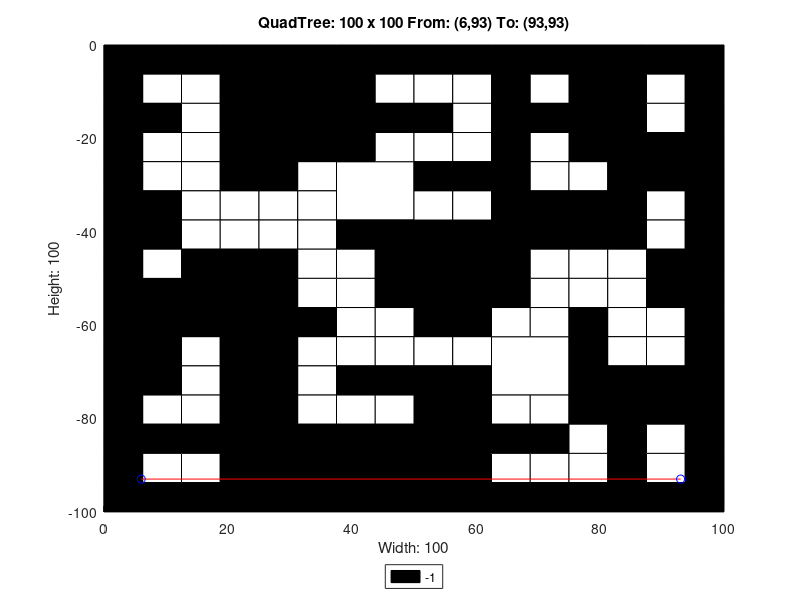

The MATLAB source for this figure:
axis([0 100 -100 0]);
title('QuadTree: 100 x 100 From: (6,93) To: (93,93)');
xlabel('Width: 100');
ylabel('Height: 100');
rectangle('Position',[25 -12.5 12.5 12.5], 'FaceColor',[0 0 0]);
rectangle('Position',[25 -25 12.5 12.5], 'FaceColor',[0 0 0]);
rectangle('Position',[37.5 -37.5 12.5 12.5], 'FaceColor',[1 1 1]);
rectangle('Position',[75 -12.5 12.5 12.5], 'FaceColor',[0 0 0]);
rectangle('Position',[75 -25 12.5 12.5], 'FaceColor',[0 0 0]);
rectangle('Position',[50 -50 12.5 12.5], 'FaceColor',[0 0 0]);
rectangle('Position',[0 -62.5 12.5 12.5], 'FaceColor',[0 0 0]);
rectangle('Position',[12.5 -62.5 12.5 12.5], 'FaceColor',[0 0 0]);
rectangle('Position',[0 -75 12.5 12.5], 'FaceColor',[0 0 0]);
rectangle('Position',[25 -100 12.5 12.5], 'FaceColor',[0 0 0]);
rectangle('Position',[37.5 -100 12.5 12.5], 'FaceColor',[0 0 0]);
rectangle('Position',[50 -62.5 12.5 12.5], 'FaceColor',[0 0 0]);
rectangle('Position',[62.5 -75 12.5 12.5], 'FaceColor',[1 1 1]);
rectangle('Position',[50 -87.5 12.5 12.5], 'FaceColor',[0 0 0]);
rectangle('Position',[50 -100 12.5 12.5], 'FaceColor',[0 0 0]);
rectangle('Position',[0 -6.25 6.25 6.25], 'FaceColor',[0 0 0]);
rectangle('Position',[6.25 -6.25 6.25 6.25], 'FaceColor',[0 0 0]);
rectangle('Position',[0 -12.5 6.25 6.25], 'FaceColor',[0 0 0]);
rectangle('Position',[6.25 -12.5 6.25 6.25], 'FaceColor',[1 1 1]);
rectangle('Position',[12.5 -6.25 6.25 6.25], 'FaceColor',[0 0 0]);
rectangle('Position',[18.75 -6.25 6.25 6.25], 'FaceColor',[0 0 0]);
rectangle('Position',[12.5 -12.5 6.25 6.25], 'FaceColor',[1 1 1]);
rectangle('Position',[18.75 -12.5 6.25 6.25], 'FaceColor',[0 0 0]);
rectangle('Position',[0 -18.75 6.25 6.25], 'FaceColor',[0 0 0]);
rectangle('Position',[6.25 -18.75 6.25 6.25], 'FaceColor',[0 0 0]);
rectangle('Position',[0 -25 6.25 6.25], 'FaceColor',[0 0 0]);
rectangle('Position',[6.25 -25 6.25 6.25], 'FaceColor',[1 1 1]);
rectangle('Position',[12.5 -18.75 6.25 6.25], 'FaceColor',[1 1 1]);
rectangle('Position',[18.75 -18.75 6.25 6.25], 'FaceColor',[0 0 0]);
rectangle('Position',[12.5 -25 6.25 6.25], 'FaceColor',[1 1 1]);
rectangle('Position',[18.75 -25 6.25 6.25], 'FaceColor',[0 0 0]);
rectangle('Position',[37.5 -6.25 6.25 6.25], 'FaceColor',[0 0 0]);
rectangle('Position',[43.75 -6.25 6.25 6.25], 'FaceColor',[0 0 0]);
rectangle('Position',[37.5 -12.5 6.25 6.25], 'FaceColor',[0 0 0]);
rectangle('Position',[43.75 -12.5 6.25 6.25], 'FaceColor',[1 1 1]);
rectangle('Position',[37.5 -18.75 6.25 6.25], 'FaceColor',[0 0 0]);
rectangle('Position',[43.75 -18.75 6.25 6.25], 'FaceColor',[0 0 0]);
rectangle('Position',[37.5 -25 6.25 6.25], 'FaceColor',[0 0 0]);
rectangle('Position',[43.75 -25 6.25 6.25], 'FaceColor',[1 1 1]);
rectangle('Position',[0 -31.25 6.25 6.25], 'FaceColor',[0 0 0]);
rectangle('Position',[6.25 -31.25 6.25 6.25], 'FaceColor',[1 1 1]);
rectangle('Position',[0 -37.5 6.25 6.25], 'FaceColor',[0 0 0]);
rectangle('Position',[6.25 -37.5 6.25 6.25], 'FaceColor',[0 0 0]);
rectangle('Position',[12.5 -31.25 6.25 6.25], 'FaceColor',[1 1 1]);
rectangle('Position',[18.75 -31.25 6.25 6.25], 'FaceColor',[0 0 0]);
rectangle('Position',[12.5 -37.5 6.25 6.25], 'FaceColor',[1 1 1]);
rectangle('Position',[18.75 -37.5 6.25 6.25], 'FaceColor',[1 1 1]);
rectangle('Position',[0 -43.75 6.25 6.25], 'FaceColor',[0 0 0]);
rectangle('Position',[6.25 -43.75 6.25 6.25], 'FaceColor',[0 0 0]);
rectangle('Position',[0 -50 6.25 6.25], 'FaceColor',[0 0 0]);
rectangle('Position',[6.25 -50 6.25 6.25], 'FaceColor',[1 1 1]);
rectangle('Position',[12.5 -43.75 6.25 6.25], 'FaceColor',[1 1 1]);
rectangle('Position',[18.75 -43.75 6.25 6.25], 'FaceColor',[1 1 1]);
rectangle('Position',[12.5 -50 6.25 6.25], 'FaceColor',[0 0 0]);
rectangle('Position',[18.75 -50 6.25 6.25], 'FaceColor',[0 0 0]);
rectangle('Position',[25 -31.25 6.25 6.25], 'FaceColor',[0 0 0]);
rectangle('Position',[31.25 -31.25 6.25 6.25], 'FaceColor',[1 1 1]);
rectangle('Position',[25 -37.5 6.25 6.25], 'FaceColor',[1 1 1]);
rectangle('Position',[31.25 -37.5 6.25 6.25], 'FaceColor',[1 1 1]);
rectangle('Position',[25 -43.75 6.25 6.25], 'FaceColor',[1 1 1]);
rectangle('Position',[31.25 -43.75 6.25 6.25], 'FaceColor',[1 1 1]);
rectangle('Position',[25 -50 6.25 6.25], 'FaceColor',[0 0 0]);
rectangle('Position',[31.25 -50 6.25 6.25], 'FaceColor',[1 1 1]);
rectangle('Position',[37.5 -43.75 6.25 6.25], 'FaceColor',[0 0 0]);
rectangle('Position',[43.75 -43.75 6.25 6.25], 'FaceColor',[0 0 0]);
rectangle('Position',[37.5 -50 6.25 6.25], 'FaceColor',[1 1 1]);
rectangle('Position',[43.75 -50 6.25 6.25], 'FaceColor',[0 0 0]);
rectangle('Position',[50 -6.25 6.25 6.25], 'FaceColor',[0 0 0]);
rectangle('Position',[56.25 -6.25 6.25 6.25], 'FaceColor',[0 0 0]);
rectangle('Position',[50 -12.5 6.25 6.25], 'FaceColor',[1 1 1]);
rectangle('Position',[56.25 -12.5 6.25 6.25], 'FaceColor',[1 1 1]);
rectangle('Position',[62.5 -6.25 6.25 6.25], 'FaceColor',[0 0 0]);
rectangle('Position',[68.75 -6.25 6.25 6.25], 'FaceColor',[0 0 0]);
rectangle('Position',[62.5 -12.5 6.25 6.25], 'FaceColor',[0 0 0]);
rectangle('Position',[68.75 -12.5 6.25 6.25], 'FaceColor',[1 1 1]);
rectangle('Position',[50 -18.75 6.25 6.25], 'FaceColor',[0 0 0]);
rectangle('Position',[56.25 -18.75 6.25 6.25], 'FaceColor',[1 1 1]);
rectangle('Position',[50 -25 6.25 6.25], 'FaceColor',[1 1 1]);
rectangle('Position',[56.25 -25 6.25 6.25], 'FaceColor',[1 1 1]);
rectangle('Position',[62.5 -18.75 6.25 6.25], 'FaceColor',[0 0 0]);
rectangle('Position',[68.75 -18.75 6.25 6.25], 'FaceColor',[0 0 0]);
rectangle('Position',[62.5 -25 6.25 6.25], 'FaceColor',[0 0 0]);
rectangle('Position',[68.75 -25 6.25 6.25], 'FaceColor',[1 1 1]);
rectangle('Position',[87.5 -6.25 6.25 6.25], 'FaceColor',[0 0 0]);
rectangle('Position',[93.75 -6.25 6.25 6.25], 'FaceColor',[0 0 0]);
rectangle('Position',[87.5 -12.5 6.25 6.25], 'FaceColor',[1 1 1]);
rectangle('Position',[93.75 -12.5 6.25 6.25], 'FaceColor',[0 0 0]);
rectangle('Position',[87.5 -18.75 6.25 6.25], 'FaceColor',[1 1 1]);
rectangle('Position',[93.75 -18.75 6.25 6.25], 'FaceColor',[0 0 0]);
rectangle('Position',[87.5 -25 6.25 6.25], 'FaceColor',[0 0 0]);
rectangle('Position',[93.75 -25 6.25 6.25], 'FaceColor',[0 0 0]);
rectangle('Position',[50 -31.25 6.25 6.25], 'FaceColor',[0 0 0]);
rectangle('Position',[56.25 -31.25 6.25 6.25], 'FaceColor',[0 0 0]);
rectangle('Position',[50 -37.5 6.25 6.25], 'FaceColor',[1 1 1]);
rectangle('Position',[56.25 -37.5 6.25 6.25], 'FaceColor',[1 1 1]);
rectangle('Position',[62.5 -31.25 6.25 6.25], 'FaceColor',[0 0 0]);
rectangle('Position',[68.75 -31.25 6.25 6.25], 'FaceColor',[1 1 1]);
rectangle('Position',[62.5 -37.5 6.25 6.25], 'FaceColor',[0 0 0]);
rectangle('Position',[68.75 -37.5 6.25 6.25], 'FaceColor',[0 0 0]);
rectangle('Position',[62.5 -43.75 6.25 6.25], 'FaceColor',[0 0 0]);
rectangle('Position',[68.75 -43.75 6.25 6.25], 'FaceColor',[0 0 0]);
rectangle('Position',[62.5 -50 6.25 6.25], 'FaceColor',[0 0 0]);
rectangle('Position',[68.75 -50 6.25 6.25], 'FaceColor',[1 1 1]);
rectangle('Position',[75 -31.25 6.25 6.25], 'FaceColor',[1 1 1]);
rectangle('Position',[81.25 -31.25 6.25 6.25], 'FaceColor',[0 0 0]);
rectangle('Position',[75 -37.5 6.25 6.25], 'FaceColor',[0 0 0]);
rectangle('Position',[81.25 -37.5 6.25 6.25], 'FaceColor',[0 0 0]);
rectangle('Position',[87.5 -31.25 6.25 6.25], 'FaceColor',[0 0 0]);
rectangle('Position',[93.75 -31.25 6.25 6.25], 'FaceColor',[0 0 0]);
rectangle('Position',[87.5 -37.5 6.25 6.25], 'FaceColor',[1 1 1]);
rectangle('Position',[93.75 -37.5 6.25 6.25], 'FaceColor',[0 0 0]);
rectangle('Position',[75 -43.75 6.25 6.25], 'FaceColor',[0 0 0]);
rectangle('Position',[81.25 -43.75 6.25 6.25], 'FaceColor',[0 0 0]);
rectangle('Position',[75 -50 6.25 6.25], 'FaceColor',[1 1 1]);
rectangle('Position',[81.25 -50 6.25 6.25], 'FaceColor',[1 1 1]);
rectangle('Position',[87.5 -43.75 6.25 6.25], 'FaceColor',[1 1 1]);
rectangle('Position',[93.75 -43.75 6.25 6.25], 'FaceColor',[0 0 0]);
rectangle('Position',[87.5 -50 6.25 6.25], 'FaceColor',[0 0 0]);
rectangle('Position',[93.75 -50 6.25 6.25], 'FaceColor',[0 0 0]);
rectangle('Position',[12.5 -68.75 6.25 6.25], 'FaceColor',[1 1 1]);
rectangle('Position',[18.75 -68.75 6.25 6.25], 'FaceColor',[0 0 0]);
rectangle('Position',[12.5 -75 6.25 6.25], 'FaceColor',[1 1 1]);
rectangle('Position',[18.75 -75 6.25 6.25], 'FaceColor',[0 0 0]);
rectangle('Position',[25 -56.25 6.25 6.25], 'FaceColor',[0 0 0]);
rectangle('Position',[31.25 -56.25 6.25 6.25], 'FaceColor',[1 1 1]);
rectangle('Position',[25 -62.5 6.25 6.25], 'FaceColor',[0 0 0]);
rectangle('Position',[31.25 -62.5 6.25 6.25], 'FaceColor',[0 0 0]);
rectangle('Position',[37.5 -56.25 6.25 6.25], 'FaceColor',[1 1 1]);
rectangle('Position',[43.75 -56.25 6.25 6.25], 'FaceColor',[0 0 0]);
rectangle('Position',[37.5 -62.5 6.25 6.25], 'FaceColor',[1 1 1]);
rectangle('Position',[43.75 -62.5 6.25 6.25], 'FaceColor',[1 1 1]);
rectangle('Position',[25 -68.75 6.25 6.25], 'FaceColor',[0 0 0]);
rectangle('Position',[31.25 -68.75 6.25 6.25], 'FaceColor',[1 1 1]);
rectangle('Position',[25 -75 6.25 6.25], 'FaceColor',[0 0 0]);
rectangle('Position',[31.25 -75 6.25 6.25], 'FaceColor',[1 1 1]);
rectangle('Position',[37.5 -68.75 6.25 6.25], 'FaceColor',[1 1 1]);
rectangle('Position',[43.75 -68.75 6.25 6.25], 'FaceColor',[1 1 1]);
rectangle('Position',[37.5 -75 6.25 6.25], 'FaceColor',[0 0 0]);
rectangle('Position',[43.75 -75 6.25 6.25], 'FaceColor',[0 0 0]);
rectangle('Position',[0 -81.25 6.25 6.25], 'FaceColor',[0 0 0]);
rectangle('Position',[6.25 -81.25 6.25 6.25], 'FaceColor',[1 1 1]);
rectangle('Position',[0 -87.5 6.25 6.25], 'FaceColor',[0 0 0]);
rectangle('Position',[6.25 -87.5 6.25 6.25], 'FaceColor',[0 0 0]);
rectangle('Position',[12.5 -81.25 6.25 6.25], 'FaceColor',[1 1 1]);
rectangle('Position',[18.75 -81.25 6.25 6.25], 'FaceColor',[0 0 0]);
rectangle('Position',[12.5 -87.5 6.25 6.25], 'FaceColor',[0 0 0]);
rectangle('Position',[18.75 -87.5 6.25 6.25], 'FaceColor',[0 0 0]);
rectangle('Position',[0 -93.75 6.25 6.25], 'FaceColor',[0 0 0]);
rectangle('Position',[6.25 -93.75 6.25 6.25], 'FaceColor',[1 1 1]);
rectangle('Position',[0 -100 6.25 6.25], 'FaceColor',[0 0 0]);
rectangle('Position',[6.25 -100 6.25 6.25], 'FaceColor',[0 0 0]);
rectangle('Position',[12.5 -93.75 6.25 6.25], 'FaceColor',[1 1 1]);
rectangle('Position',[18.75 -93.75 6.25 6.25], 'FaceColor',[0 0 0]);
rectangle('Position',[12.5 -100 6.25 6.25], 'FaceColor',[0 0 0]);
rectangle('Position',[18.75 -100 6.25 6.25], 'FaceColor',[0 0 0]);
rectangle('Position',[25 -81.25 6.25 6.25], 'FaceColor',[0 0 0]);
rectangle('Position',[31.25 -81.25 6.25 6.25], 'FaceColor',[1 1 1]);
rectangle('Position',[25 -87.5 6.25 6.25], 'FaceColor',[0 0 0]);
rectangle('Position',[31.25 -87.5 6.25 6.25], 'FaceColor',[0 0 0]);
rectangle('Position',[37.5 -81.25 6.25 6.25], 'FaceColor',[1 1 1]);
rectangle('Position',[43.75 -81.25 6.25 6.25], 'FaceColor',[1 1 1]);
rectangle('Position',[37.5 -87.5 6.25 6.25], 'FaceColor',[0 0 0]);
rectangle('Position',[43.75 -87.5 6.25 6.25], 'FaceColor',[0 0 0]);
rectangle('Position',[62.5 -56.25 6.25 6.25], 'FaceColor',[0 0 0]);
rectangle('Position',[68.75 -56.25 6.25 6.25], 'FaceColor',[1 1 1]);
rectangle('Position',[62.5 -62.5 6.25 6.25], 'FaceColor',[1 1 1]);
rectangle('Position',[68.75 -62.5 6.25 6.25], 'FaceColor',[1 1 1]);
rectangle('Position',[50 -68.75 6.25 6.25], 'FaceColor',[1 1 1]);
rectangle('Position',[56.25 -68.75 6.25 6.25], 'FaceColor',[1 1 1]);
rectangle('Position',[50 -75 6.25 6.25], 'FaceColor',[0 0 0]);
rectangle('Position',[56.25 -75 6.25 6.25], 'FaceColor',[0 0 0]);
rectangle('Position',[75 -56.25 6.25 6.25], 'FaceColor',[1 1 1]);
rectangle('Position',[81.25 -56.25 6.25 6.25], 'FaceColor',[1 1 1]);
rectangle('Position',[75 -62.5 6.25 6.25], 'FaceColor',[0 0 0]);
rectangle('Position',[81.25 -62.5 6.25 6.25], 'FaceColor',[1 1 1]);
rectangle('Position',[87.5 -56.25 6.25 6.25], 'FaceColor',[0 0 0]);
rectangle('Position',[93.75 -56.25 6.25 6.25], 'FaceColor',[0 0 0]);
rectangle('Position',[87.5 -62.5 6.25 6.25], 'FaceColor',[1 1 1]);
rectangle('Position',[93.75 -62.5 6.25 6.25], 'FaceColor',[0 0 0]);
rectangle('Position',[75 -68.75 6.25 6.25], 'FaceColor',[0 0 0]);
rectangle('Position',[81.25 -68.75 6.25 6.25], 'FaceColor',[1 1 1]);
rectangle('Position',[75 -75 6.25 6.25], 'FaceColor',[0 0 0]);
rectangle('Position',[81.25 -75 6.25 6.25], 'FaceColor',[0 0 0]);
rectangle('Position',[87.5 -68.75 6.25 6.25], 'FaceColor',[1 1 1]);
rectangle('Position',[93.75 -68.75 6.25 6.25], 'FaceColor',[0 0 0]);
rectangle('Position',[87.5 -75 6.25 6.25], 'FaceColor',[0 0 0]);
rectangle('Position',[93.75 -75 6.25 6.25], 'FaceColor',[0 0 0]);
rectangle('Position',[62.5 -81.25 6.25 6.25], 'FaceColor',[1 1 1]);
rectangle('Position',[68.75 -81.25 6.25 6.25], 'FaceColor',[1 1 1]);
rectangle('Position',[62.5 -87.5 6.25 6.25], 'FaceColor',[0 0 0]);
rectangle('Position',[68.75 -87.5 6.25 6.25], 'FaceColor',[0 0 0]);
rectangle('Position',[62.5 -93.75 6.25 6.25], 'FaceColor',[1 1 1]);
rectangle('Position',[68.75 -93.75 6.25 6.25], 'FaceColor',[1 1 1]);
rectangle('Position',[62.5 -100 6.25 6.25], 'FaceColor',[0 0 0]);
rectangle('Position',[68.75 -100 6.25 6.25], 'FaceColor',[0 0 0]);
rectangle('Position',[75 -81.25 6.25 6.25], 'FaceColor',[0 0 0]);
rectangle('Position',[81.25 -81.25 6.25 6.25], 'FaceColor',[0 0 0]);
rectangle('Position',[75 -87.5 6.25 6.25], 'FaceColor',[1 1 1]);
rectangle('Position',[81.25 -87.5 6.25 6.25], 'FaceColor',[0 0 0]);
rectangle('Position',[87.5 -81.25 6.25 6.25], 'FaceColor',[0 0 0]);
rectangle('Position',[93.75 -81.25 6.25 6.25], 'FaceColor',[0 0 0]);
rectangle('Position',[87.5 -87.5 6.25 6.25], 'FaceColor',[1 1 1]);
rectangle('Position',[93.75 -87.5 6.25 6.25], 'FaceColor',[0 0 0]);
rectangle('Position',[75 -93.75 6.25 6.25], 'FaceColor',[1 1 1]);
rectangle('Position',[81.25 -93.75 6.25 6.25], 'FaceColor',[0 0 0]);
rectangle('Position',[75 -100 6.25 6.25], 'FaceColor',[0 0 0]);
rectangle('Position',[81.25 -100 6.25 6.25], 'FaceColor',[0 0 0]);
rectangle('Position',[87.5 -93.75 6.25 6.25], 'FaceColor',[1 1 1]);
rectangle('Position',[93.75 -93.75 6.25 6.25], 'FaceColor',[0 0 0]);
rectangle('Position',[87.5 -100 6.25 6.25], 'FaceColor',[0 0 0]);
rectangle('Position',[93.75 -100 6.25 6.25], 'FaceColor',[0 0 0]);
X=[93,6];
Y=[-93,-93];
hold on;
plot(X,Y,'r');
plot(X,Y,'bo');
legend('-1','Location','southoutside');
